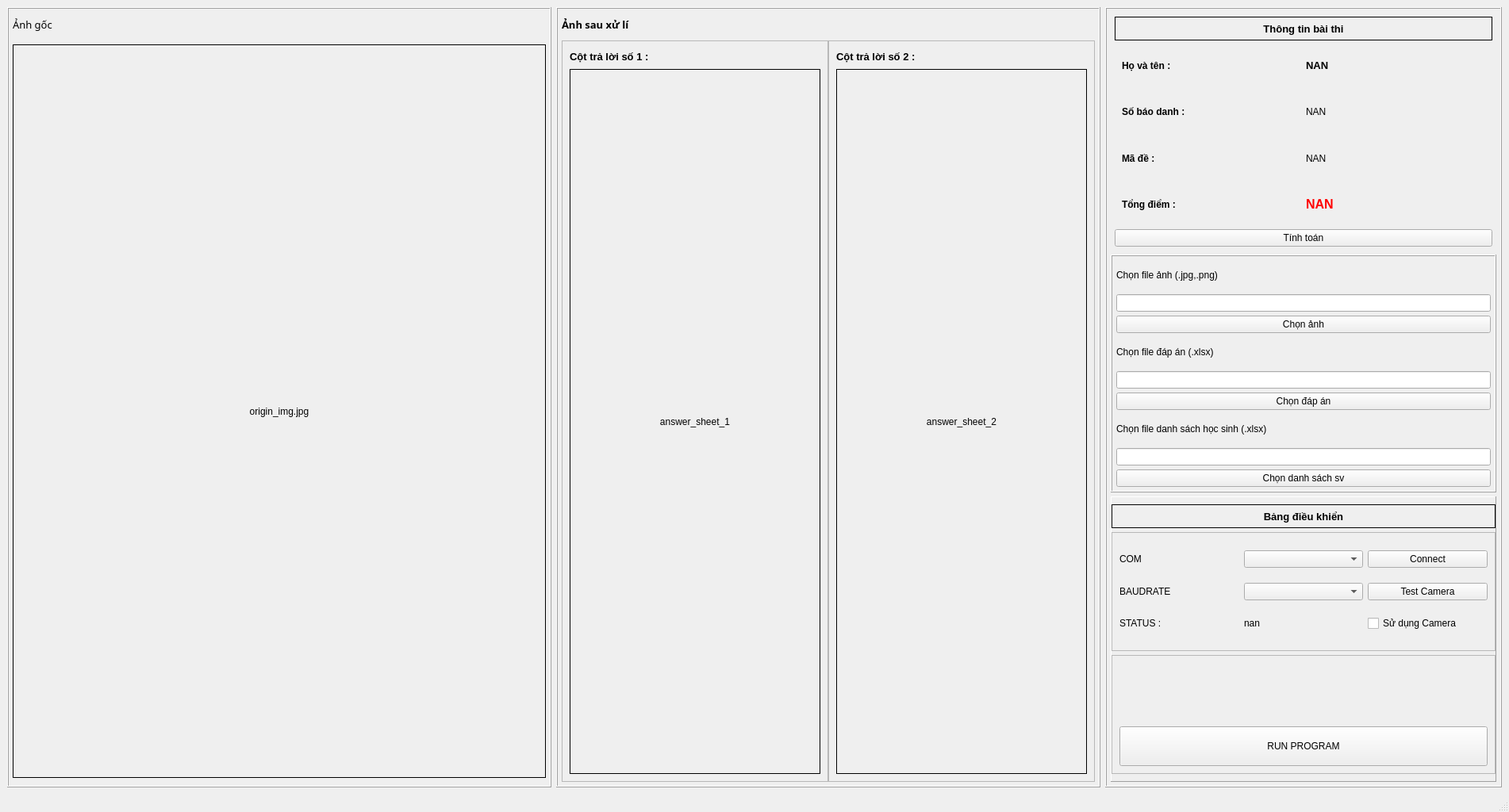
<?xml version="1.0" encoding="UTF-8"?>
<ui version="4.0">
 <class>MainWindow</class>
 <widget class="QMainWindow" name="MainWindow">
  <property name="geometry">
   <rect>
    <x>0</x>
    <y>0</y>
    <width>1902</width>
    <height>1024</height>
   </rect>
  </property>
  <property name="windowTitle">
   <string>Phần mềm chấm điếm tự động</string>
  </property>
  <widget class="QWidget" name="centralwidget">
   <layout class="QHBoxLayout" name="horizontalLayout">
    <item>
     <widget class="QFrame" name="origin_img_frame">
      <property name="frameShape">
       <enum>QFrame::Box</enum>
      </property>
      <property name="frameShadow">
       <enum>QFrame::Raised</enum>
      </property>
      <layout class="QVBoxLayout" name="verticalLayout_3">
       <property name="spacing">
        <number>5</number>
       </property>
       <property name="leftMargin">
        <number>5</number>
       </property>
       <property name="topMargin">
        <number>5</number>
       </property>
       <property name="rightMargin">
        <number>5</number>
       </property>
       <property name="bottomMargin">
        <number>5</number>
       </property>
       <item>
        <widget class="QLabel" name="label_3">
         <property name="maximumSize">
          <size>
           <width>16777215</width>
           <height>30</height>
          </size>
         </property>
         <property name="font">
          <font>
           <family>Segoe UI Black</family>
           <pointsize>10</pointsize>
          </font>
         </property>
         <property name="frameShape">
          <enum>QFrame::NoFrame</enum>
         </property>
         <property name="text">
          <string>Ảnh gốc</string>
         </property>
        </widget>
       </item>
       <item>
        <widget class="QFrame" name="frame">
         <property name="frameShape">
          <enum>QFrame::NoFrame</enum>
         </property>
         <property name="frameShadow">
          <enum>QFrame::Raised</enum>
         </property>
         <layout class="QHBoxLayout" name="horizontalLayout_6">
          <property name="spacing">
           <number>5</number>
          </property>
          <property name="leftMargin">
           <number>0</number>
          </property>
          <property name="topMargin">
           <number>5</number>
          </property>
          <property name="rightMargin">
           <number>0</number>
          </property>
          <property name="bottomMargin">
           <number>5</number>
          </property>
          <item>
           <widget class="QLabel" name="origin_img_label">
            <property name="frameShape">
             <enum>QFrame::Box</enum>
            </property>
            <property name="text">
             <string>origin_img.jpg</string>
            </property>
            <property name="scaledContents">
             <bool>true</bool>
            </property>
            <property name="alignment">
             <set>Qt::AlignCenter</set>
            </property>
           </widget>
          </item>
         </layout>
        </widget>
       </item>
      </layout>
     </widget>
    </item>
    <item>
     <widget class="QFrame" name="frame_2">
      <property name="frameShape">
       <enum>QFrame::Box</enum>
      </property>
      <property name="frameShadow">
       <enum>QFrame::Raised</enum>
      </property>
      <layout class="QVBoxLayout" name="verticalLayout_4">
       <property name="spacing">
        <number>5</number>
       </property>
       <property name="leftMargin">
        <number>5</number>
       </property>
       <property name="topMargin">
        <number>5</number>
       </property>
       <property name="rightMargin">
        <number>5</number>
       </property>
       <property name="bottomMargin">
        <number>5</number>
       </property>
       <item>
        <widget class="QLabel" name="label_4">
         <property name="maximumSize">
          <size>
           <width>16777215</width>
           <height>30</height>
          </size>
         </property>
         <property name="font">
          <font>
           <family>Segoe UI Black</family>
           <pointsize>10</pointsize>
           <weight>75</weight>
           <bold>true</bold>
          </font>
         </property>
         <property name="text">
          <string>Ảnh sau xử lí</string>
         </property>
        </widget>
       </item>
       <item>
        <widget class="QFrame" name="frame_7">
         <property name="frameShape">
          <enum>QFrame::NoFrame</enum>
         </property>
         <property name="frameShadow">
          <enum>QFrame::Raised</enum>
         </property>
         <layout class="QGridLayout" name="gridLayout">
          <property name="leftMargin">
           <number>0</number>
          </property>
          <property name="topMargin">
           <number>0</number>
          </property>
          <property name="rightMargin">
           <number>0</number>
          </property>
          <property name="bottomMargin">
           <number>0</number>
          </property>
          <property name="spacing">
           <number>0</number>
          </property>
          <item row="0" column="0">
           <widget class="QFrame" name="frame_14">
            <property name="frameShape">
             <enum>QFrame::StyledPanel</enum>
            </property>
            <property name="frameShadow">
             <enum>QFrame::Raised</enum>
            </property>
            <layout class="QVBoxLayout" name="verticalLayout_8">
             <item>
              <widget class="QLabel" name="label_9">
               <property name="maximumSize">
                <size>
                 <width>16777215</width>
                 <height>20</height>
                </size>
               </property>
               <property name="font">
                <font>
                 <family>Segoe UI</family>
                 <pointsize>10</pointsize>
                 <weight>75</weight>
                 <bold>true</bold>
                </font>
               </property>
               <property name="text">
                <string>Cột trả lời số 1 :</string>
               </property>
              </widget>
             </item>
             <item>
              <widget class="QLabel" name="answer_sheet_1_label">
               <property name="frameShape">
                <enum>QFrame::Box</enum>
               </property>
               <property name="text">
                <string>answer_sheet_1</string>
               </property>
               <property name="scaledContents">
                <bool>true</bool>
               </property>
               <property name="alignment">
                <set>Qt::AlignCenter</set>
               </property>
              </widget>
             </item>
            </layout>
           </widget>
          </item>
          <item row="0" column="1">
           <widget class="QFrame" name="frame_15">
            <property name="frameShape">
             <enum>QFrame::StyledPanel</enum>
            </property>
            <property name="frameShadow">
             <enum>QFrame::Raised</enum>
            </property>
            <layout class="QVBoxLayout" name="verticalLayout_9">
             <item>
              <widget class="QLabel" name="label_11">
               <property name="maximumSize">
                <size>
                 <width>16777215</width>
                 <height>20</height>
                </size>
               </property>
               <property name="font">
                <font>
                 <family>Segoe UI</family>
                 <pointsize>10</pointsize>
                 <weight>75</weight>
                 <bold>true</bold>
                </font>
               </property>
               <property name="text">
                <string>Cột trả lời số 2 :</string>
               </property>
              </widget>
             </item>
             <item>
              <widget class="QLabel" name="answer_sheet_2_label">
               <property name="frameShape">
                <enum>QFrame::Box</enum>
               </property>
               <property name="text">
                <string>answer_sheet_2</string>
               </property>
               <property name="scaledContents">
                <bool>true</bool>
               </property>
               <property name="alignment">
                <set>Qt::AlignCenter</set>
               </property>
              </widget>
             </item>
            </layout>
           </widget>
          </item>
         </layout>
        </widget>
       </item>
      </layout>
     </widget>
    </item>
    <item>
     <widget class="QFrame" name="frame_3">
      <property name="maximumSize">
       <size>
        <width>500</width>
        <height>16777215</height>
       </size>
      </property>
      <property name="frameShape">
       <enum>QFrame::Box</enum>
      </property>
      <property name="frameShadow">
       <enum>QFrame::Raised</enum>
      </property>
      <layout class="QVBoxLayout" name="verticalLayout">
       <property name="spacing">
        <number>5</number>
       </property>
       <property name="leftMargin">
        <number>5</number>
       </property>
       <property name="topMargin">
        <number>5</number>
       </property>
       <property name="rightMargin">
        <number>5</number>
       </property>
       <property name="bottomMargin">
        <number>5</number>
       </property>
       <item>
        <widget class="QFrame" name="frame_5">
         <property name="maximumSize">
          <size>
           <width>16777215</width>
           <height>300</height>
          </size>
         </property>
         <property name="frameShape">
          <enum>QFrame::NoFrame</enum>
         </property>
         <property name="frameShadow">
          <enum>QFrame::Raised</enum>
         </property>
         <layout class="QVBoxLayout" name="verticalLayout_5">
          <property name="spacing">
           <number>5</number>
          </property>
          <property name="leftMargin">
           <number>5</number>
          </property>
          <property name="topMargin">
           <number>5</number>
          </property>
          <property name="rightMargin">
           <number>5</number>
          </property>
          <property name="bottomMargin">
           <number>5</number>
          </property>
          <item>
           <widget class="QLabel" name="label_2">
            <property name="maximumSize">
             <size>
              <width>16777215</width>
              <height>30</height>
             </size>
            </property>
            <property name="font">
             <font>
              <family>Segoe UI</family>
              <pointsize>10</pointsize>
              <weight>75</weight>
              <bold>true</bold>
             </font>
            </property>
            <property name="frameShape">
             <enum>QFrame::Box</enum>
            </property>
            <property name="text">
             <string>Thông tin bài thi</string>
            </property>
            <property name="alignment">
             <set>Qt::AlignCenter</set>
            </property>
           </widget>
          </item>
          <item>
           <widget class="QFrame" name="frame_8">
            <property name="frameShape">
             <enum>QFrame::NoFrame</enum>
            </property>
            <property name="frameShadow">
             <enum>QFrame::Raised</enum>
            </property>
            <layout class="QHBoxLayout" name="horizontalLayout_2">
             <item>
              <widget class="QLabel" name="label_6">
               <property name="font">
                <font>
                 <weight>75</weight>
                 <bold>true</bold>
                </font>
               </property>
               <property name="text">
                <string>Họ và tên :</string>
               </property>
              </widget>
             </item>
             <item>
              <widget class="QLabel" name="student_name">
               <property name="font">
                <font>
                 <pointsize>10</pointsize>
                 <weight>75</weight>
                 <bold>true</bold>
                </font>
               </property>
               <property name="text">
                <string>NAN</string>
               </property>
              </widget>
             </item>
            </layout>
           </widget>
          </item>
          <item>
           <widget class="QFrame" name="frame_9">
            <property name="frameShape">
             <enum>QFrame::NoFrame</enum>
            </property>
            <property name="frameShadow">
             <enum>QFrame::Raised</enum>
            </property>
            <layout class="QHBoxLayout" name="horizontalLayout_3">
             <item>
              <widget class="QLabel" name="label_8">
               <property name="font">
                <font>
                 <weight>75</weight>
                 <bold>true</bold>
                </font>
               </property>
               <property name="text">
                <string>Số báo danh :</string>
               </property>
              </widget>
             </item>
             <item>
              <widget class="QLabel" name="student_id">
               <property name="text">
                <string>NAN</string>
               </property>
              </widget>
             </item>
            </layout>
           </widget>
          </item>
          <item>
           <widget class="QFrame" name="frame_10">
            <property name="frameShape">
             <enum>QFrame::NoFrame</enum>
            </property>
            <property name="frameShadow">
             <enum>QFrame::Raised</enum>
            </property>
            <layout class="QHBoxLayout" name="horizontalLayout_4">
             <item>
              <widget class="QLabel" name="label_10">
               <property name="font">
                <font>
                 <weight>75</weight>
                 <bold>true</bold>
                </font>
               </property>
               <property name="text">
                <string>Mã đề :</string>
               </property>
              </widget>
             </item>
             <item>
              <widget class="QLabel" name="exam_id">
               <property name="text">
                <string>NAN</string>
               </property>
              </widget>
             </item>
            </layout>
           </widget>
          </item>
          <item>
           <widget class="QFrame" name="frame_11">
            <property name="frameShape">
             <enum>QFrame::NoFrame</enum>
            </property>
            <property name="frameShadow">
             <enum>QFrame::Raised</enum>
            </property>
            <layout class="QHBoxLayout" name="horizontalLayout_5">
             <item>
              <widget class="QLabel" name="label_12">
               <property name="font">
                <font>
                 <weight>75</weight>
                 <bold>true</bold>
                </font>
               </property>
               <property name="text">
                <string>Tổng điểm :</string>
               </property>
              </widget>
             </item>
             <item>
              <widget class="QLabel" name="score">
               <property name="font">
                <font>
                 <pointsize>12</pointsize>
                 <weight>75</weight>
                 <bold>true</bold>
                </font>
               </property>
               <property name="styleSheet">
                <string notr="true">color: rgb(255, 0, 0);</string>
               </property>
               <property name="text">
                <string>NAN</string>
               </property>
              </widget>
             </item>
            </layout>
           </widget>
          </item>
          <item>
           <widget class="QPushButton" name="run_processing">
            <property name="text">
             <string>Tính toán</string>
            </property>
           </widget>
          </item>
         </layout>
        </widget>
       </item>
       <item>
        <widget class="QFrame" name="frame_4">
         <property name="maximumSize">
          <size>
           <width>16777215</width>
           <height>300</height>
          </size>
         </property>
         <property name="frameShape">
          <enum>QFrame::Box</enum>
         </property>
         <property name="frameShadow">
          <enum>QFrame::Raised</enum>
         </property>
         <layout class="QVBoxLayout" name="verticalLayout_2">
          <property name="spacing">
           <number>5</number>
          </property>
          <property name="leftMargin">
           <number>5</number>
          </property>
          <property name="topMargin">
           <number>5</number>
          </property>
          <property name="rightMargin">
           <number>5</number>
          </property>
          <property name="bottomMargin">
           <number>5</number>
          </property>
          <item>
           <widget class="QLabel" name="label">
            <property name="frameShape">
             <enum>QFrame::NoFrame</enum>
            </property>
            <property name="text">
             <string>Chọn file ảnh (.jpg,.png)</string>
            </property>
           </widget>
          </item>
          <item>
           <widget class="QLineEdit" name="img_file"/>
          </item>
          <item>
           <widget class="QPushButton" name="open_img_file">
            <property name="text">
             <string>Chọn ảnh</string>
            </property>
           </widget>
          </item>
          <item>
           <widget class="QLabel" name="label_18">
            <property name="text">
             <string>Chọn file đáp án (.xlsx)</string>
            </property>
           </widget>
          </item>
          <item>
           <widget class="QLineEdit" name="answers_file"/>
          </item>
          <item>
           <widget class="QPushButton" name="open_answers_file">
            <property name="text">
             <string>Chọn đáp án</string>
            </property>
           </widget>
          </item>
          <item>
           <widget class="QLabel" name="label_19">
            <property name="text">
             <string>Chọn file danh sách học sinh (.xlsx)</string>
            </property>
           </widget>
          </item>
          <item>
           <widget class="QLineEdit" name="studentlist_file"/>
          </item>
          <item>
           <widget class="QPushButton" name="open_studentslist_file">
            <property name="text">
             <string>Chọn danh sách sv</string>
            </property>
           </widget>
          </item>
         </layout>
        </widget>
       </item>
       <item>
        <widget class="QFrame" name="frame_6">
         <property name="frameShape">
          <enum>QFrame::Panel</enum>
         </property>
         <property name="frameShadow">
          <enum>QFrame::Raised</enum>
         </property>
         <layout class="QVBoxLayout" name="verticalLayout_6">
          <property name="spacing">
           <number>5</number>
          </property>
          <property name="leftMargin">
           <number>0</number>
          </property>
          <property name="rightMargin">
           <number>0</number>
          </property>
          <item>
           <widget class="QLabel" name="label_5">
            <property name="maximumSize">
             <size>
              <width>16777215</width>
              <height>30</height>
             </size>
            </property>
            <property name="font">
             <font>
              <family>Segoe UI</family>
              <pointsize>10</pointsize>
              <weight>75</weight>
              <bold>true</bold>
             </font>
            </property>
            <property name="frameShape">
             <enum>QFrame::Box</enum>
            </property>
            <property name="text">
             <string>Bảng điều khiển</string>
            </property>
            <property name="alignment">
             <set>Qt::AlignCenter</set>
            </property>
           </widget>
          </item>
          <item>
           <widget class="QFrame" name="frame_12">
            <property name="frameShape">
             <enum>QFrame::StyledPanel</enum>
            </property>
            <property name="frameShadow">
             <enum>QFrame::Raised</enum>
            </property>
            <layout class="QGridLayout" name="gridLayout_2">
             <item row="0" column="0">
              <widget class="QLabel" name="label_7">
               <property name="text">
                <string>COM</string>
               </property>
              </widget>
             </item>
             <item row="0" column="1">
              <widget class="QComboBox" name="comselect"/>
             </item>
             <item row="0" column="2">
              <widget class="QPushButton" name="connectBtn">
               <property name="text">
                <string>Connect</string>
               </property>
              </widget>
             </item>
             <item row="1" column="0">
              <widget class="QLabel" name="label_13">
               <property name="text">
                <string>BAUDRATE</string>
               </property>
              </widget>
             </item>
             <item row="1" column="1">
              <widget class="QComboBox" name="baudselect"/>
             </item>
             <item row="2" column="0">
              <widget class="QLabel" name="label_14">
               <property name="text">
                <string>STATUS : </string>
               </property>
              </widget>
             </item>
             <item row="2" column="1">
              <widget class="QLabel" name="com_status">
               <property name="text">
                <string>nan</string>
               </property>
              </widget>
             </item>
             <item row="2" column="2">
              <widget class="QCheckBox" name="isUseCamera">
               <property name="text">
                <string>Sử dụng Camera </string>
               </property>
              </widget>
             </item>
             <item row="1" column="2">
              <widget class="QPushButton" name="camtestBtn">
               <property name="text">
                <string>Test Camera</string>
               </property>
              </widget>
             </item>
            </layout>
           </widget>
          </item>
          <item>
           <widget class="QFrame" name="frame_13">
            <property name="frameShape">
             <enum>QFrame::StyledPanel</enum>
            </property>
            <property name="frameShadow">
             <enum>QFrame::Raised</enum>
            </property>
            <layout class="QVBoxLayout" name="verticalLayout_7">
             <item>
              <widget class="QLabel" name="program_status">
               <property name="text">
                <string/>
               </property>
              </widget>
             </item>
             <item>
              <widget class="QPushButton" name="runBtn">
               <property name="minimumSize">
                <size>
                 <width>0</width>
                 <height>50</height>
                </size>
               </property>
               <property name="text">
                <string>RUN PROGRAM</string>
               </property>
              </widget>
             </item>
            </layout>
           </widget>
          </item>
         </layout>
        </widget>
       </item>
      </layout>
     </widget>
    </item>
   </layout>
  </widget>
  <widget class="QMenuBar" name="menubar">
   <property name="geometry">
    <rect>
     <x>0</x>
     <y>0</y>
     <width>1902</width>
     <height>26</height>
    </rect>
   </property>
  </widget>
  <widget class="QStatusBar" name="statusbar"/>
 </widget>
 <resources/>
 <connections/>
</ui>
